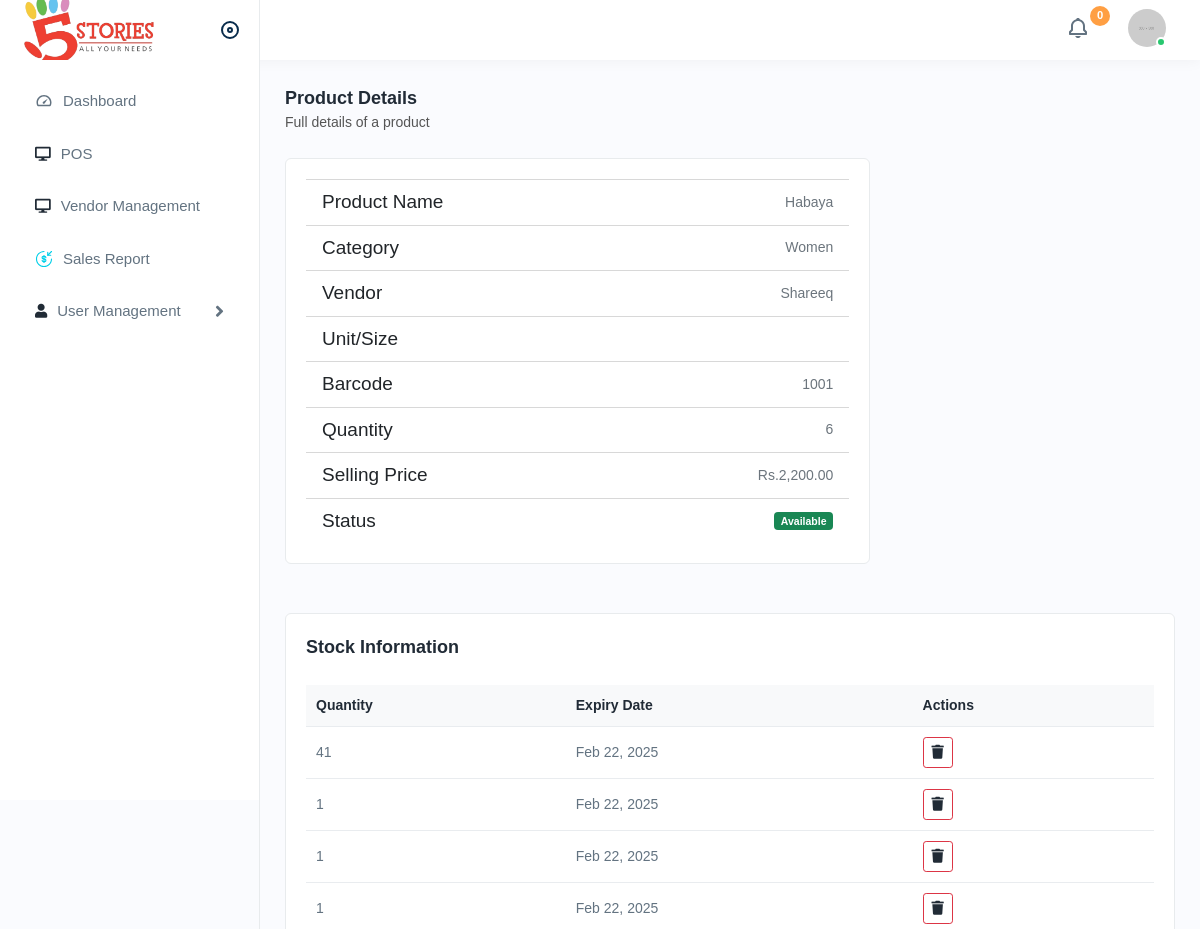
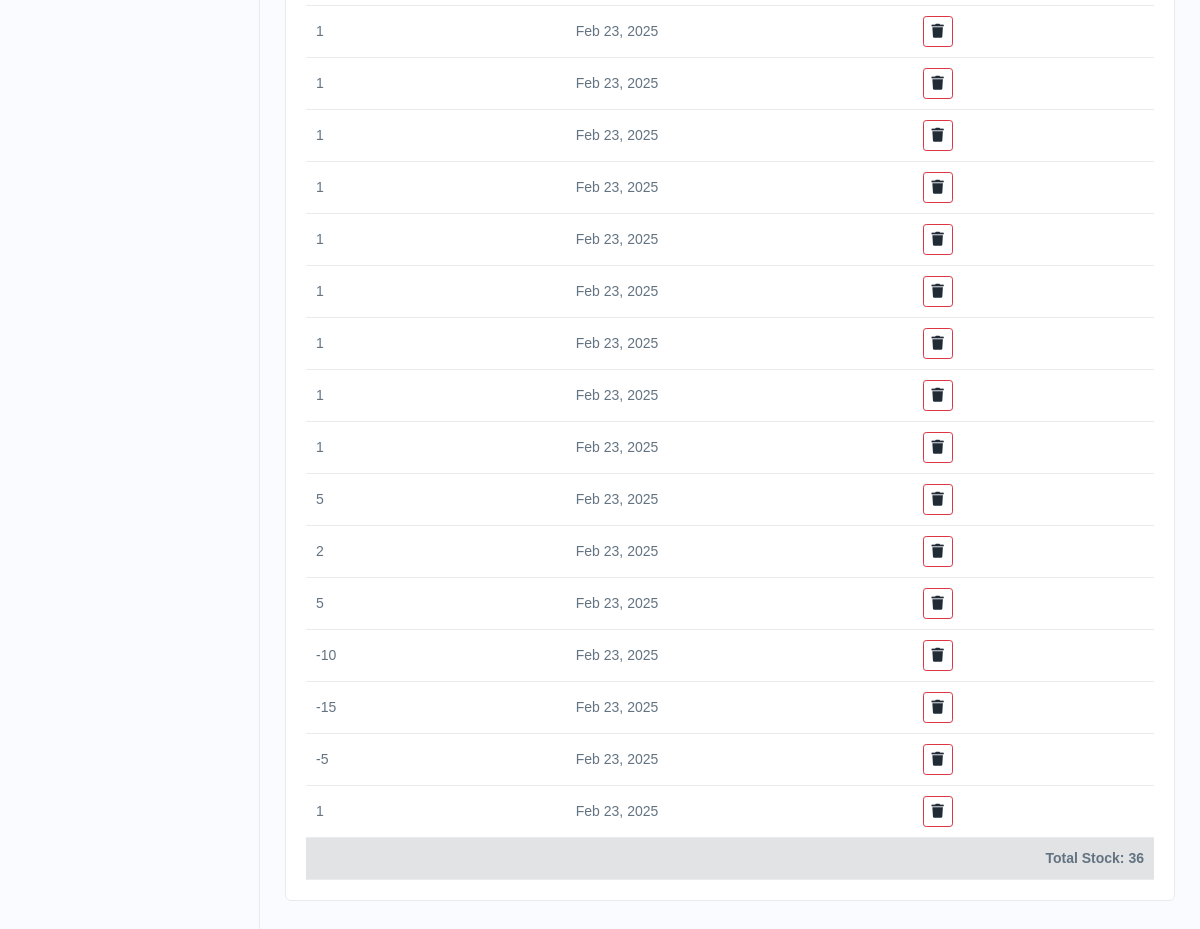
Page /product-details.php?id=3 (signed in) on the committed database (2 pictures, top to bottom).
### tables this page shows
CREATE TABLE `tbl_product` (
  `id` int(11) NOT NULL,
  `name` varchar(255) NOT NULL,
  `category_id` int(11) NOT NULL,
  `unit` varchar(50) DEFAULT NULL,
  `barcode` varchar(100) DEFAULT NULL,
  `quantity` int(11) DEFAULT 0,
  `price` decimal(10,2) NOT NULL,
  `cost_price` decimal(10,2) NOT NULL,
  `grm_ref` varchar(100) DEFAULT NULL,
  `status` enum('active','inactive') DEFAULT 'active',
  `vendor_id` int(11) NOT NULL,
  `created_at` timestamp NOT NULL DEFAULT current_timestamp(),
  `stock` int(11) DEFAULT 0
);

CREATE TABLE `tbl_category` (
  `id` int(11) NOT NULL,
  `name` varchar(255) NOT NULL
);

CREATE TABLE `tbl_vendors` (
  `vendor_id` int(11) NOT NULL,
  `vendor_name` varchar(255) NOT NULL,
  `phone` varchar(20) DEFAULT NULL,
  `address` text DEFAULT NULL,
  `created_at` timestamp NOT NULL DEFAULT current_timestamp()
);

CREATE TABLE `tbl_expiry_date` (
  `id` int(11) NOT NULL,
  `product_id` int(11) NOT NULL,
  `quantity` int(11) NOT NULL,
  `barcode` varchar(100) DEFAULT NULL,
  `grm_ref` varchar(100) DEFAULT NULL,
  `user_id` int(11) NOT NULL,
  `vendor_id` int(11) NOT NULL,
  `created_at` timestamp NOT NULL DEFAULT current_timestamp()
);

### product-details.php (the view, shortened to what this page needs)
<?php
include './layouts/header.php';
$product_id = filter_input(INPUT_GET, 'id', FILTER_VALIDATE_INT);
$stmt = $conn->prepare("
    SELECT p.*, c.name AS category_name, u.unit_name, v.vendor_name
    FROM tbl_product p
    LEFT JOIN tbl_category c ON p.category_id = c.id
    LEFT JOIN tbl_unit u ON p.unit = u.id
    LEFT JOIN tbl_vendors v ON p.vendor_id = v.vendor_id
    WHERE p.id = ?
");
$stmt->bind_param("i", $product_id);
$stmt->execute();
$result = $stmt->get_result();
$product = $result->fetch_assoc();
?>
<?php include './layouts/sidebar.php'; ?>
<div class="page-wrapper">
    <div class="content">
        <div class="page-header">
            <div class="page-title">
                <h4>Product Details</h4>
                <h6>Full details of a product</h6>
            </div>
        </div>
        <div class="row">
            <div class="col-lg-8 col-sm-12">
                <div class="card">
                    <div class="card-body">
                        <div class="productdetails">
                            <ul class="list-group list-group-flush">
                                <li class="list-group-item d-flex justify-content-between align-items-center">
                                    <h5 class="mb-0">Product Name</h5>
                                    <span class="text-muted"><?= htmlspecialchars($product['name']) ?></span>
                                </li>
                                <li class="list-group-item d-flex justify-content-between align-items-center">
                                    <h5 class="mb-0">Category</h5>
                                    <span class="text-muted"><?= htmlspecialchars($product['category_name']) ?></span>
                                </li>
                                <li class="list-group-item d-flex justify-content-between align-items-center">
                                    <h5 class="mb-0">Vendor</h5>
                                    <span class="text-muted"><?= htmlspecialchars($product['vendor_name']) ?></span>
                                </li>
                                <li class="list-group-item d-flex justify-content-between align-items-center">
                                    <h5 class="mb-0">Unit/Size</h5>
                                </li>
                                <li class="list-group-item d-flex justify-content-between align-items-center">
                                    <h5 class="mb-0">Barcode</h5>
                                    <span class="text-muted"><?= htmlspecialchars($product['barcode']) ?></span>
                                </li>
                                <li class="list-group-item d-flex justify-content-between align-items-center">
                                    <h5 class="mb-0">Quantity</h5>
                                    <span class="text-muted"><?= htmlspecialchars($product['quantity']) ?></span>
                                </li>
                                <li class="list-group-item d-flex justify-content-between align-items-center">
                                    <h5 class="mb-0">Selling Price</h5>
                                    <span class="text-muted">Rs.<?= number_format($product['price'], 2) ?></span>
                                </li>
                                <li class="list-group-item d-flex justify-content-between align-items-center">
                                    <h5 class="mb-0">Status</h5>
                                    <span class="badge bg-<?= $product['status'] == "active" ? 'success' : 'danger' ?>">
                                        <?= $product['status'] == "active" ? 'Available' : 'Unavailable' ?>
                                    </span>
                                </li>
                            </ul>
                        </div>
                    </div>
                </div>
            </div>
        </div>
        <div class="card mt-4">
            <div class="card-body">
                <h5 class="card-title mb-4">Stock Information</h5>
                <div class="table-responsive">
                    <table class="table table-hover">
                        <thead class="table-light">
                            <tr>
                                <th>Quantity</th>
                                <th>Expiry Date</th>
                                <th>Actions</th>
                            </tr>
                        </thead>
                        <tbody>
                            <?php
                            $stmt = $conn->prepare("
                                SELECT * FROM tbl_expiry_date
                                WHERE product_id = ?
                                ORDER BY created_at ASC
                            ");
                            $stmt->bind_param("i", $product_id);
                            $stmt->execute();
                            $stockResult = $stmt->get_result();
                            $totalStock = 0;
                            while ($stock = $stockResult->fetch_assoc()):
                                $totalStock += $stock['quantity'];
                            ?>
                            <tr>
                                <td><?= $stock['quantity'] ?></td>
                                <td>
                                    <?= $stock['created_at'] != '0000-00-00' ?
                                        date('M d, Y', strtotime($stock['created_at'])) :
                                        'N/A' ?>
                                </td>
                                <td>
                                    <div class="btn-group">
                                        <a href="backend/delStock.php?id=<?= $stock['id'] ?>&pid=<?= $product_id ?>"
                                           class="btn btn-sm btn-outline-danger"
                                           title="Delete"
                                           onclick="return confirm('Are you sure you want to delete this stock entry?')">
                                            <i class="fas fa-trash"></i>
                                        </a>
                                    </div>
                                </td>
                            </tr>
                            <?php endwhile; ?>
                            <tr class="table-secondary">
                                <td colspan="3" class="text-end fw-bold">
                                    Total Stock: <?= $totalStock ?>
                                </td>
                            </tr>
                        </tbody>
                    </table>
                </div>
            </div>
        </div>
    </div>
</div>
</body>
</html>

### rows in the picture
tbl_product: name "Habaya", category.name "Women", vendor.vendor_name "Shareeq", barcode "1001", quantity "6", price "2,200.00"
tbl_expiry_date: quantity "41", created_at "Feb 22, 2025"
tbl_expiry_date: quantity "1", created_at "Feb 22, 2025"
tbl_expiry_date: quantity "1", created_at "Feb 22, 2025"
tbl_expiry_date: quantity "1", created_at "Feb 22, 2025"
tbl_expiry_date: quantity "1", created_at "Feb 23, 2025"
tbl_expiry_date: quantity "1", created_at "Feb 23, 2025"
tbl_expiry_date: quantity "1", created_at "Feb 23, 2025"
tbl_expiry_date: quantity "1", created_at "Feb 23, 2025"
tbl_expiry_date: quantity "1", created_at "Feb 23, 2025"
tbl_expiry_date: quantity "1", created_at "Feb 23, 2025"
tbl_expiry_date: quantity "1", created_at "Feb 23, 2025"
tbl_expiry_date: quantity "1", created_at "Feb 23, 2025"
tbl_expiry_date: quantity "1", created_at "Feb 23, 2025"
tbl_expiry_date: quantity "5", created_at "Feb 23, 2025"
tbl_expiry_date: quantity "2", created_at "Feb 23, 2025"
tbl_expiry_date: quantity "5", created_at "Feb 23, 2025"
tbl_expiry_date: quantity "-10", created_at "Feb 23, 2025"
tbl_expiry_date: quantity "-15", created_at "Feb 23, 2025"
tbl_expiry_date: quantity "-5", created_at "Feb 23, 2025"
tbl_expiry_date: quantity "1", created_at "Feb 23, 2025"

### other values in the picture
$totalStock "36"
